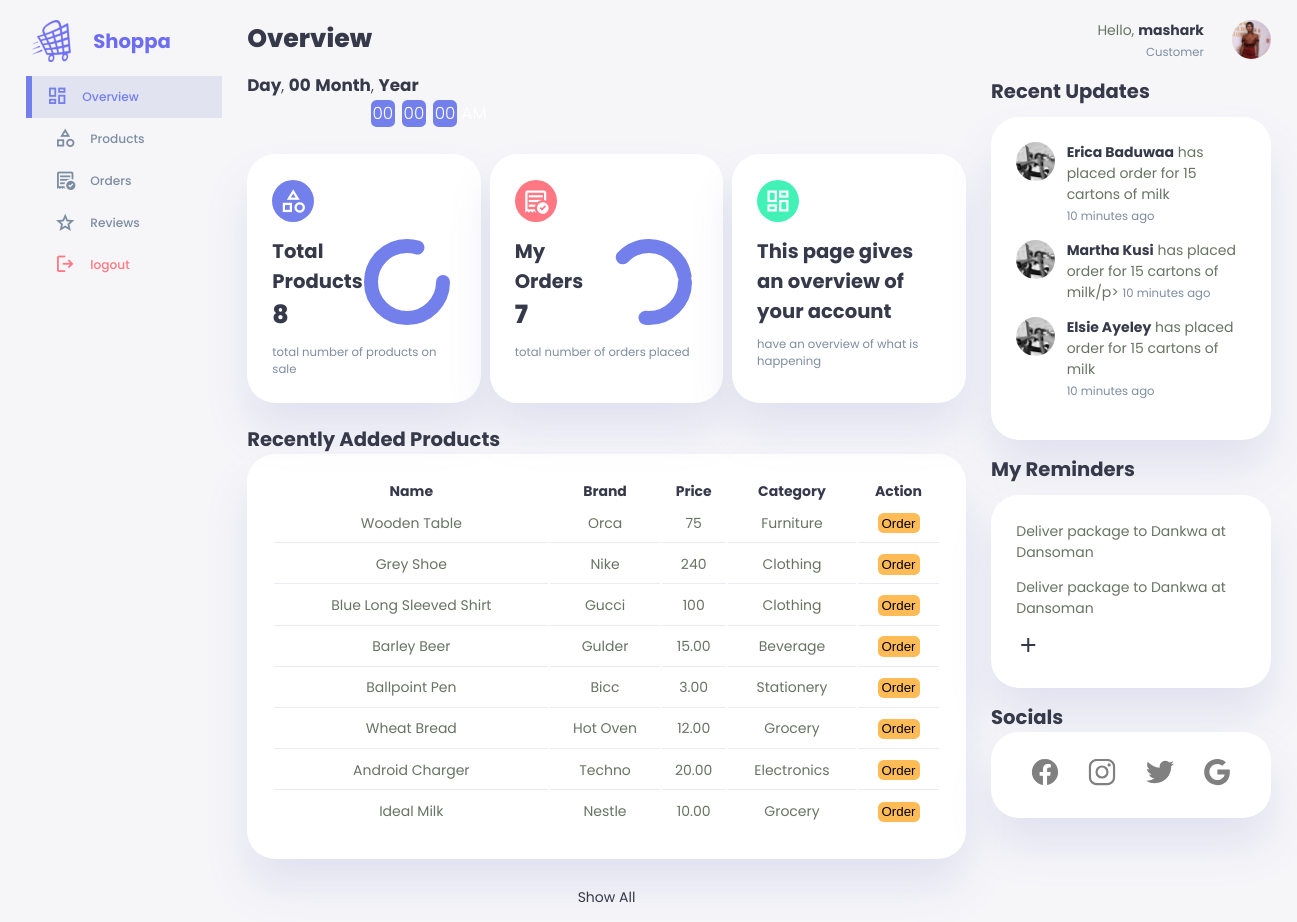
The page /customer/dashboardcustomer.php (signed in) on the database its author committed.
### tables this page shows
CREATE TABLE `products` (
  `id` int(11) NOT NULL,
  `name` varchar(255) NOT NULL,
  `brand` varchar(255) NOT NULL,
  `price` varchar(255) NOT NULL,
  `category` varchar(255) NOT NULL,
  `image` varchar(255) NOT NULL,
  `stock` int(255) NOT NULL,
  `date_added` date NOT NULL
);

### customer/dashboardcustomer.php (the view, shortened to what this page needs)
<?php
include '../connection.php';
$username= $_SESSION['username'];
$sql= "SELECT * FROM `admins` WHERE username= '$username'";
$result= mysqli_query($con,$sql);
$row= mysqli_fetch_assoc($result);
$position=$row['position'];
$sqlproducts= "SELECT * FROM `products`";
$resultproducts= mysqli_query($con, $sqlproducts);
$numproducts=mysqli_num_rows($resultproducts);
$sqlorders= "SELECT * FROM `orders` WHERE customer ='$username'";
$resultorders= mysqli_query($con, $sqlorders);
$numorders=mysqli_num_rows($resultorders);
?>
<!DOCTYPE html>
<html lang="en">
<head>
    <link rel="stylesheet" href="../css/dashboardhead.css">
</head>
<body onload="initClock()">
    <div class="container">
        <aside>
            <div class="top">
                <div class="logo">
                    <div class="ring"></div>
                    <img src="../logos/shop.png" alt="logo">
                    <h2 class="logo-name">Shoppa</span></h2>
                </div>
            </div>
            <div class="sidebar">
                <a href="./dashboardcustomer.php" class="active">
                    <span class="material-symbols-outlined">dashboard</span>
                    <h3>Overview</h3>
                </a>
                <a href="./productscustomer.php">
                    <span class="material-symbols-outlined">category</span>
                    <h3>Products</h3>
                </a>
                <a href="./orderscustomer.php">
                    <span class="material-symbols-outlined">order_approve</span>
                    <h3>Orders</h3>
                </a>
                <a href="./reviewscustomer.php">
                    <span class="material-symbols-outlined">grade</span>
                    <h3>Reviews</h3>
                </a>
                <a href="../logout.php">
                    <span class="material-symbols-outlined">logout</span>
                    <h3>logout</h3>
                </a>
            </div>
        </aside>
        <main>
            <h1>Overview</h1>
            <div class="datetime">
                <div class="date">
                    <b><span id="dayname">Day</span></b>,
                    <b><span id="daynum">00</span></b>
                    <b><span id="month">Month</span></b>,
                    <b><span id="year">Year</span></b>
                </div>
                <div class="time">
                    <span id="hours">00</span>:
                    <span id="minutes">00</span>:
                    <span id="seconds">00</span>
                    <span id="period">AM</span>
                </div>
            </div>
            <div class="insights">
                <div class="student-population">
                    <span class="material-symbols-outlined">category</span>
                    <div class="middle">
                        <div class="left">
                            <h2>Total Products</h2>
                            <h1><?php echo $numproducts; ?></h1>
                        </div>
                        <div class="progress">
                            <svg>
                                <circle cx="38" cy="38" r="36"></circle>
                            </svg>
                            <div class="number">
                            </div>
                        </div>
                    </div>
                    <small class="text-muted">total number of products on sale</small>
                </div>
                <div class="teaching-population">
                    <span class="material-symbols-outlined">order_approve</span>
                    <div class="middle">
                        <div class="left">
                            <h2>My Orders</h2>
                            <h1><?php echo $numorders; ?></h1>
                        </div>
                        <div class="progress">
                            <svg>
                                <circle cx="38" cy="38" r="36"></circle>
                            </svg>
                            <div class="number">
                            </div>
                        </div>
                    </div>
                    <small class="text-muted">total number of orders placed</small>
                </div>
                <div class="non-teaching-population">
                    <span class="material-symbols-outlined">dashboard</span>
                    <div class="middle">
                        <div class="left">
                            <h2>This page gives an overview of your account</h2>
                        </div>
                    </div>
                    <small class="text-muted">have an overview of what is happening</small>
                </div>
            </div>
            <div class="recent">
                <h2>Recently Added Products</h2>
                <table>
                    <thead>
                        <tr>
                            <th>Name</th>
                            <th>Brand</th>
                            <th>Price</th>
                            <th>Category</th>
                            <th>Action</th>
                        </tr>
                    </thead>
                    <tbody>
                        <?php
                        include '../connection.php';
                        $sqldisplay= "SELECT * FROM `products` ORDER BY id DESC";
                        $resultdisplay= mysqli_query($con, $sqldisplay);
                        if($resultdisplay){
                            while($rowdisplay=mysqli_fetch_assoc($resultdisplay)){
                                $id=$rowdisplay['id'];
                                $name=$rowdisplay['name'];
                                $brand=$rowdisplay['brand'];
                                $price=$rowdisplay['price'];
                                $category=$rowdisplay['category'];
                                echo"
                                <tr>
                                    <td>$name</td>
                                    <td>$brand</td>
                                    <td>$price</td>
                                    <td>$category</td>
                                    <td><button id='view'  onclick=\"location.href = 'orderproduct.php?viewid=".$id."'\">Order</button></td>
                                </tr>
                                ";
                            }
                        }
                        ?>
                    </tbody>
                </table>
                <a href="./studentscustomer.php">Show All</a>
            </div>
        </main>
        <div class="right">
            <div class="top">
                <div class="profile" onclick="location.href='./customerprofile.php'">
                    <div class="info">
                        <p>Hello, <b><?php echo $username; ?></b></p>
                        <small class="text-muted"><?php echo $position; ?></small>
                    </div>
                    <div class="profile-photo">
                        <img src="../adminimages/dinner.jpg" alt="">
                    </div>
                </div>
            </div>
            <div class="recent-updates">
                <h2>Recent Updates</h2>
                <div class="updates">
                    <div class="update">
                        <div class="profile-photo">
                           <img src="../developerimages/lizzy.jpg" alt="updated person profile 1">
                        </div>
                        <div class="message">
                           <p><b>Erica Baduwaa</b> has placed order for 15 cartons of milk</p>
                           <small class="text-muted">10 minutes ago</small>
                        </div>
                    </div>
                    <div class="update">
                        <div class="profile-photo">
                            <img src="../developerimages/lizzy.jpg" alt="updated person profile 1">
                        </div>
                        <div class="message">
                            <p><b>Martha Kusi</b> has placed order for 15 cartons of milk/p>
                            <small class="text-muted">10 minutes ago</small>
                        </div>
                    </div>
                    <div class="update">
                        <div class="profile-photo">
                           <img src="../developerimages/lizzy.jpg" alt="updated person profile 1">
                        </div>
                        <div class="message">
                            <p><b>Elsie Ayeley</b> has placed order for 15 cartons of milk</p>
                           <small class="text-muted">10 minutes ago</small>
                        </div>
                    </div>
                </div>
            </div>
            <div class="notes-section">
                <h2>My Reminders</h2>
                <div class="notes">
                    <div class="note">
                        <p>Deliver package to Dankwa at Dansoman</p>
                    </div>
                    <div class="note">
                        <p>Deliver package to Dankwa at Dansoman</p>
                    </div>
                    <a href="./reminders.php">
                        <span class="material-symbols-outlined">add</span>
                    </a>
                </div>
            </div>
            <div class="socials-and-website">
                <h2>Socials</h2>
                <div class="social-icons">
                    <a href="https://www.facebook.com/" id="facebook">
                    </a>
                    <a href="https://www.instagram.com/" id="instagram">
                    </a>
                    <a href="https://www.twitter.com/" id="twitter">
                    </a>
                    <a href="https://www.google.com/" id="google">
                    </a>
                </div>
            </div>
        </div>
    </div>
</body>
</html>

### rows shown on the page
products: name "Wooden Table", brand "Orca", price "75", category "Furniture"
products: name "Grey Shoe", brand "Nike", price "240", category "Clothing"
products: name "Blue Long Sleeved Shirt", brand "Gucci", price "100", category "Clothing"
products: name "Barley Beer", brand "Gulder", price "15.00", category "Beverage"
products: name "Ballpoint Pen", brand "Bicc", price "3.00", category "Stationery"
products: name "Wheat Bread", brand "Hot Oven", price "12.00", category "Grocery"
products: name "Android Charger", brand "Techno", price "20.00", category "Electronics"
products: name "Ideal Milk", brand "Nestle", price "10.00", category "Grocery"

### other values the page prints
$numproducts "8"
$numorders "7"
$username "mashark"
$position "Customer"
